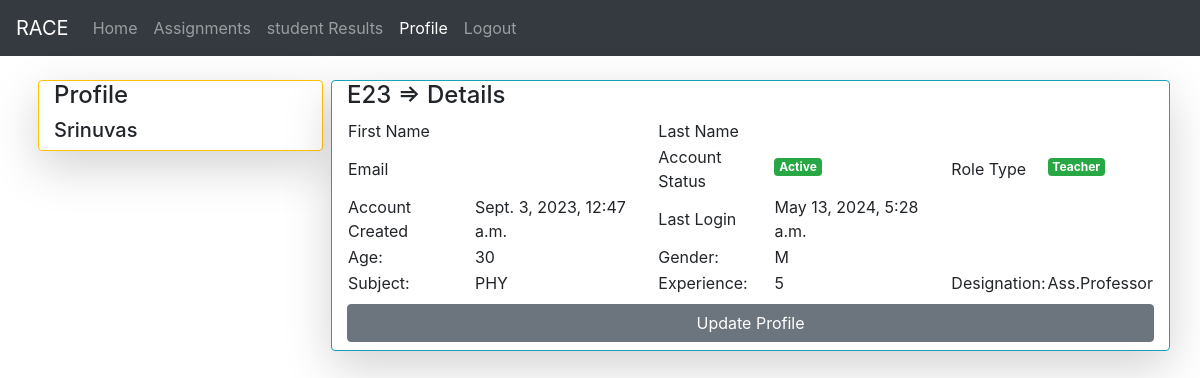
The app's page /pfe/ (signed in) with its own data.
### RaceApp/models.py (models this page shows)
class User(AbstractUser):
	rt=[
	   (0,'Guest'),
	   (1,'student'),
	   (2,'Teacher'),
	]
	eid = models.CharField(max_length=20)
	role_type = models.IntegerField(default=0)

class TeacherProfile(models.Model):
	g = [
		("k","Select Your Gender"),
		('M',"Male"),
		("F","Female")
		]
	b = [
		("L","---select the subject---"),
        ('MATHS','mathamatics'),
        ('PHY','physics'),
        ('BIO','Biology'),
        ('SC','Social'),
        ('ENG','English'),
        ('HND','Hindi'),
	]
	tage = models.IntegerField()
	tgr = models.CharField(max_length=5,default='k',choices=g)
	tsubject = models.CharField(max_length=6,default='L',choices=b)
	texpr = models.IntegerField()
	tdesg = models.CharField(max_length=50)
	tstatus = models.BooleanField(default=0)
	tch = models.OneToOneField(User,on_delete=models.CASCADE)

### RaceApp/views.py (the view)
# urls.py: path('pfe/',views.profile,name="pf"),
@login_required
def profile(request):
	return render(request,'html/profile.html')

### templates/html/profile.html (shortened to what this page needs)
{% extends 'html/base.html' %}
{% block content %}
<div class="row my-2">
	<div class="card col-md-3 shadow-lg border border-warning mx-2 h-100">
		<h4>Profile</h4>
		<h5>{{request.user.username}}</h5>
	</div>
	<div class="card col-md shadow-lg border border-info">
		<h4>{{request.user.eid}} => Details</h4>
		<table>
			<tr>
				<td>First Name</td>
				<td>{{request.user.first_name}}</td>
				<td>Last Name</td>
				<td>{{request.user.last_name}}</td>
			</tr>
			<tr>
				<td>Email</td>
				<td>{{request.user.email}}</td>
				<td>Account Status</td>
				<td>
					{% if request.user.is_active == 1 %}
					<h5 class="badge badge-success">Active</h5>
					{% else %}
					<span class="badge badge-danger">InActive</span>
					{% endif %}
				</td>
				<td>Role Type</td>
				<td>
					{% if request.user.role_type == 0 %}
					<h4 class="badge badge-warning">Guest</h4>
					{% elif request.user.role_type == 1 %}
					<h4 class="badge badge-info">Student</h4>
					{% else %}
					<h4 class="badge badge-success">Teacher</h4>
					{% endif %}
				</td>
			</tr>
			<tr>
				<td>Account Created</td>
				<td>{{request.user.date_joined}}</td>
				<td>Last Login</td>
				<td>{{request.user.last_login}}</td>
			</tr>
			{% if request.user.role_type == 2 %}
				{% if request.user.teacherprofile.tstatus == 1 %}
				<tr>
					<td>Age: </td>
					<td>{{request.user.teacherprofile.tage}}</td>
					<td>Gender: </td>
					<td>{{request.user.teacherprofile.tgr}}</td>
				</tr>
				<tr>
					<td>Subject: </td>
					<td>{{request.user.teacherprofile.tsubject}}</td>
					<td>Experience: </td>
					<td>{{request.user.teacherprofile.texpr}}</td>
					<td>Designation: </td>
					<td>{{request.user.teacherprofile.tdesg}}</td>
				</tr>
				{% endif %}
			{% endif %}
		</table>
		<a href="{% url 'upfe' %}" class="btn btn-secondary my-2">Update Profile</a>
	</div>
</div>
{% endblock %}

### records on screen
User: user.username "Srinuvas", user.eid "E23", user.date_joined "Sept. 3, 2023, 12:47 a.m.", user.last_login "May 13, 2024, 5:28 a.m.", user.teacherprofile.tage "30", user.teacherprofile.tgr "M", user.teacherprofile.tsubject "PHY", user.teacherprofile.texpr "5", user.teacherprofile.tdesg "Ass.Professor"
